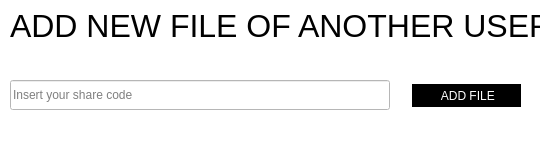
<?xml version="1.0" encoding="UTF-8"?>
<ui version="4.0">
 <class>AddFile</class>
 <widget class="QDialog" name="AddFile">
  <property name="geometry">
   <rect>
    <x>0</x>
    <y>0</y>
    <width>540</width>
    <height>150</height>
   </rect>
  </property>
  <property name="minimumSize">
   <size>
    <width>540</width>
    <height>150</height>
   </size>
  </property>
  <property name="maximumSize">
   <size>
    <width>540</width>
    <height>150</height>
   </size>
  </property>
  <property name="windowTitle">
   <string>AddFile</string>
  </property>
  <property name="styleSheet">
   <string notr="true">background-color: rgb(255, 255, 255);</string>
  </property>
  <widget class="QLabel" name="label">
   <property name="geometry">
    <rect>
     <x>10</x>
     <y>10</y>
     <width>541</width>
     <height>31</height>
    </rect>
   </property>
   <property name="styleSheet">
    <string notr="true">font-size: 32px;</string>
   </property>
   <property name="text">
    <string>ADD NEW FILE OF ANOTHER USER</string>
   </property>
  </widget>
  <widget class="QLineEdit" name="shareCode">
   <property name="geometry">
    <rect>
     <x>10</x>
     <y>80</y>
     <width>380</width>
     <height>30</height>
    </rect>
   </property>
   <property name="placeholderText">
    <string>Insert your share code</string>
   </property>
  </widget>
  <widget class="QPushButton" name="pushButton">
   <property name="geometry">
    <rect>
     <x>410</x>
     <y>80</y>
     <width>113</width>
     <height>31</height>
    </rect>
   </property>
   <property name="styleSheet">
    <string notr="true">QPushButton{  
background-color: rgb(0, 0, 0);
border: none;
color: white;
text-align: center;
margin: 4px 2px;
opacity: 0.6;
text-decoration: none;
}

QPushButton:hover
{
	margin: 2px 1px;
}</string>
   </property>
   <property name="text">
    <string> ADD FILE</string>
   </property>
  </widget>
 </widget>
 <layoutdefault spacing="6" margin="11"/>
 <resources/>
 <connections/>
</ui>
